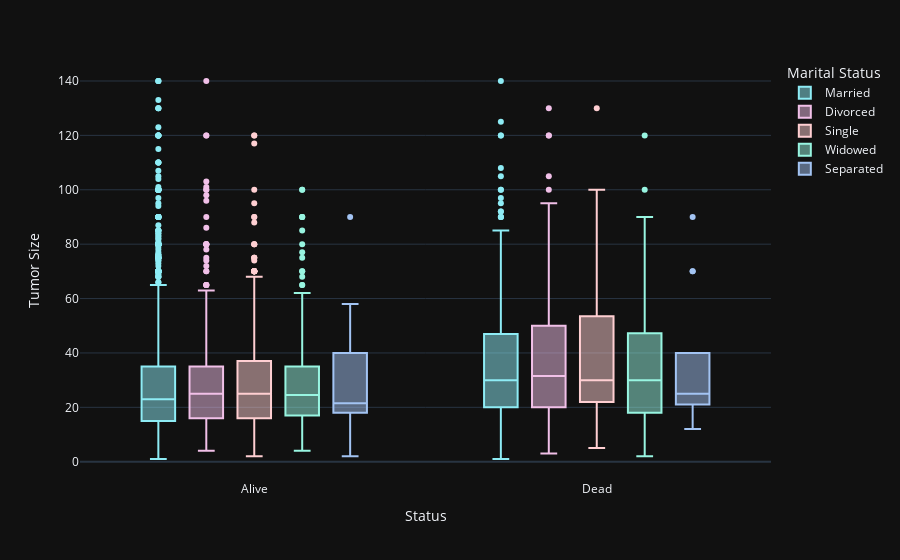

Notebook source saved alongside this figure:
### Markdown cell above
## Status martial

### Code cell
fig = px.box(
    df_bc,
    x="Status",
    y="Tumor Size",
    color="Marital Status",
    color_discrete_sequence=COLORS,
    template="plotly_dark")

fig.show()

### Figure 1 — Plotly figure (JSON) as saved in the notebook; plotly's stock layout.template omitted (floating-point values rounded to 4 significant figures; data arrays with more than 128 entries replaced by an {"elided": "..."} marker saying what was removed)
{"data": [{"alignmentgroup": "True", "hovertemplate": "Marital Status=Married<br>Status=%{x}<br>Tumor Size=%{y}<extra></extra>", "legendgroup": "Married", "marker": {"color": "#8eecf5"}, "name": "Married", "notched": false, "offsetgroup": "Married", "orientation": "v", "showlegend": true, "type": "box", "x": {"elided": "2643 str values"}, "x0": " ", "xaxis": "x", "y": {"elided": "2643 int values"}, "y0": " ", "yaxis": "y"}, {"alignmentgroup": "True", "hovertemplate": "Marital Status=Divorced<br>Status=%{x}<br>Tumor Size=%{y}<extra></extra>", "legendgroup": "Divorced", "marker": {"color": "#f1c0e8"}, "name": "Divorced", "notched": false, "offsetgroup": "Divorced", "orientation": "v", "showlegend": true, "type": "box", "x": {"elided": "486 str values"}, "x0": " ", "xaxis": "x", "y": {"elided": "486 int values"}, "y0": " ", "yaxis": "y"}, {"alignmentgroup": "True", "hovertemplate": "Marital Status=Single <br>Status=%{x}<br>Tumor Size=%{y}<extra></extra>", "legendgroup": "Single ", "marker": {"color": "#ffcfd2"}, "name": "Single ", "notched": false, "offsetgroup": "Single ", "orientation": "v", "showlegend": true, "type": "box", "x": {"elided": "615 str values"}, "x0": " ", "xaxis": "x", "y": {"elided": "615 int values"}, "y0": " ", "yaxis": "y"}, {"alignmentgroup": "True", "hovertemplate": "Marital Status=Widowed<br>Status=%{x}<br>Tumor Size=%{y}<extra></extra>", "legendgroup": "Widowed", "marker": {"color": "#98f5e1"}, "name": "Widowed", "notched": false, "offsetgroup": "Widowed", "orientation": "v", "showlegend": true, "type": "box", "x": {"elided": "235 str values"}, "x0": " ", "xaxis": "x", "y": {"elided": "235 int values"}, "y0": " ", "yaxis": "y"}, {"alignmentgroup": "True", "hovertemplate": "Marital Status=Separated<br>Status=%{x}<br>Tumor Size=%{y}<extra></extra>", "legendgroup": "Separated", "marker": {"color": "#a3c4f3"}, "name": "Separated", "notched": false, "offsetgroup": "Separated", "orientation": "v", "showlegend": true, "type": "box", "x": ["Alive", "Alive", "Alive", "Alive", "Alive", "Alive", "Alive", "Alive", "Alive", "Alive", "Alive", "Dead", "Dead", "Dead", "Dead", "Alive", "Dead", "Alive", "Alive", "Alive", "Alive", "Dead", "Alive", "Alive", "Alive", "Alive", "Alive", "Dead", "Alive", "Dead", "Dead", "Alive", "Dead", "Dead", "Dead", "Alive", "Dead", "Alive", "Alive", "Alive", "Alive", "Dead", "Alive", "Dead", "Alive"], "x0": " ", "xaxis": "x", "y": [40, 21, 15, 20, 22, 58, 18, 20, 50, 45, 43, 40, 12, 25, 21, 25, 25, 2, 25, 30, 22, 70, 90, 40, 9, 45, 20, 40, 19, 12, 15, 3, 27, 90, 25, 21, 29, 18, 30, 18, 32, 70, 17, 21, 20], "y0": " ", "yaxis": "y"}], "layout": {"boxmode": "group", "legend": {"title": {"text": "Marital Status"}, "tracegroupgap": 0}, "margin": {"t": 60}, "xaxis": {"anchor": "y", "domain": [0, 1], "title": {"text": "Status"}}, "yaxis": {"anchor": "x", "domain": [0, 1], "title": {"text": "Tumor Size"}}}}
